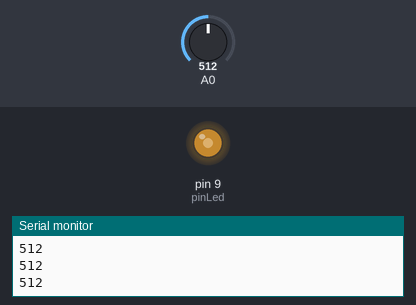
Bench run of a sketch on a simulated Arduino Uno, built with avr-gcc and run on an emulated ATmega328P. Parts: output pins drawn as LEDs (lit = HIGH), the last lines printed to the serial monitor. Inputs (shaded band) come from the test bench; at power-on: A0 = 512.

Above: at 1.2 s.
1.3 s: A0 set to 716
At 2.0 s:
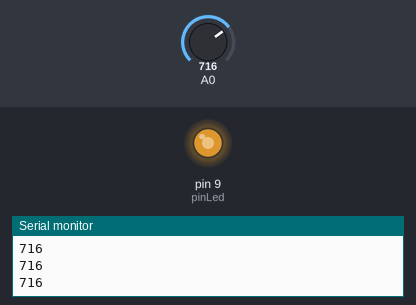
2.8 s: A0 set to 900
At 3.8 s:
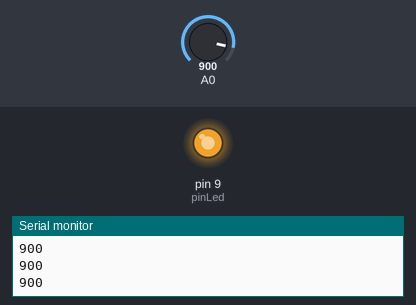
4.3 s: A0 set to 122
At 5.5 s:
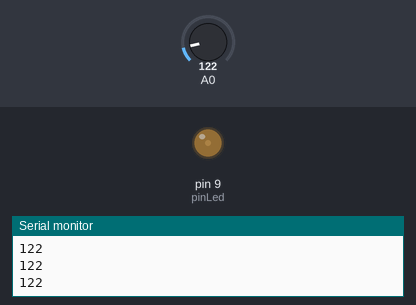
5.8 s: A0 set to 0
At 6.2 s:
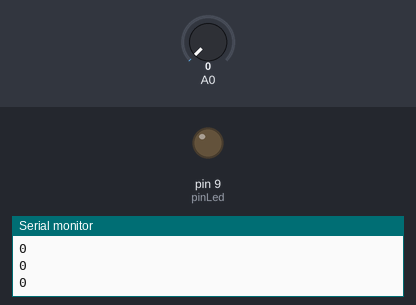
7.3 s: A0 set to 511
At 7.9 s:
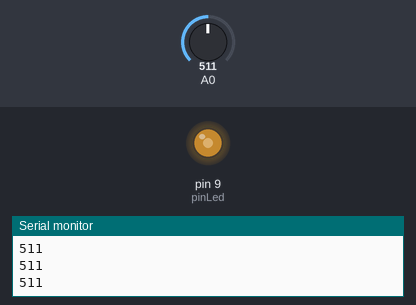
Timing chart, 0 to 9.8 s (numbered marks = the images above; inputs shaded):
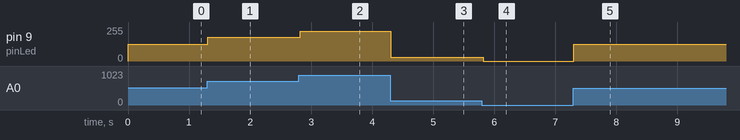

The sketch:

es.ino
```cpp
int pinLed=9;
int potenziometro;
float valore;
void setup() {
Serial.begin(9600);
pinMode(pinLed, OUTPUT);
}
void loop() {
potenziometro = analogRead(A0);
Serial.println(potenziometro);
valore=potenziometro;
valore=valore/1023;
valore=valore*255;
analogWrite(pinLed,valore);
delay(30);
}
```

Measured:
- after the input at 1.3 s, pin 9 (pinLed): 127/255 → 178/255 at once
- after the input at 2.8 s, pin 9 (pinLed): 178/255 → 224/255 at once
- after the input at 4.3 s, pin 9 (pinLed): 224/255 → 30/255 at once
- after the input at 5.8 s, pin 9 (pinLed): 30/255 → 0/255 at once
- after the input at 7.3 s, pin 9 (pinLed): 0/255 → 127/255 at once
